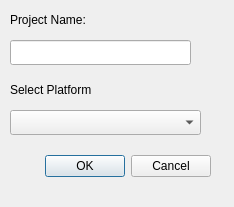
<?xml version="1.0" encoding="UTF-8"?>
<ui version="4.0">
 <class>config::NewProjectDialog</class>
 <widget class="QDialog" name="config::NewProjectDialog">
  <property name="geometry">
   <rect>
    <x>0</x>
    <y>0</y>
    <width>234</width>
    <height>207</height>
   </rect>
  </property>
  <property name="windowTitle">
   <string>NewProjectDialog</string>
  </property>
  <widget class="QDialogButtonBox" name="buttonBox">
   <property name="geometry">
    <rect>
     <x>20</x>
     <y>150</y>
     <width>191</width>
     <height>32</height>
    </rect>
   </property>
   <property name="orientation">
    <enum>Qt::Horizontal</enum>
   </property>
   <property name="standardButtons">
    <set>QDialogButtonBox::Cancel|QDialogButtonBox::Ok</set>
   </property>
  </widget>
  <widget class="QComboBox" name="PlatformComboBox">
   <property name="geometry">
    <rect>
     <x>10</x>
     <y>110</y>
     <width>191</width>
     <height>25</height>
    </rect>
   </property>
  </widget>
  <widget class="QLabel" name="label">
   <property name="geometry">
    <rect>
     <x>10</x>
     <y>80</y>
     <width>131</width>
     <height>19</height>
    </rect>
   </property>
   <property name="text">
    <string>Select Platform</string>
   </property>
  </widget>
  <widget class="QLineEdit" name="ProjName">
   <property name="geometry">
    <rect>
     <x>10</x>
     <y>40</y>
     <width>181</width>
     <height>25</height>
    </rect>
   </property>
  </widget>
  <widget class="QLabel" name="label_2">
   <property name="geometry">
    <rect>
     <x>10</x>
     <y>10</y>
     <width>131</width>
     <height>19</height>
    </rect>
   </property>
   <property name="text">
    <string>Project Name:</string>
   </property>
  </widget>
 </widget>
 <resources/>
 <connections>
  <connection>
   <sender>buttonBox</sender>
   <signal>accepted()</signal>
   <receiver>config::NewProjectDialog</receiver>
   <slot>accept()</slot>
   <hints>
    <hint type="sourcelabel">
     <x>248</x>
     <y>254</y>
    </hint>
    <hint type="destinationlabel">
     <x>157</x>
     <y>274</y>
    </hint>
   </hints>
  </connection>
  <connection>
   <sender>buttonBox</sender>
   <signal>rejected()</signal>
   <receiver>config::NewProjectDialog</receiver>
   <slot>reject()</slot>
   <hints>
    <hint type="sourcelabel">
     <x>316</x>
     <y>260</y>
    </hint>
    <hint type="destinationlabel">
     <x>286</x>
     <y>274</y>
    </hint>
   </hints>
  </connection>
 </connections>
</ui>
